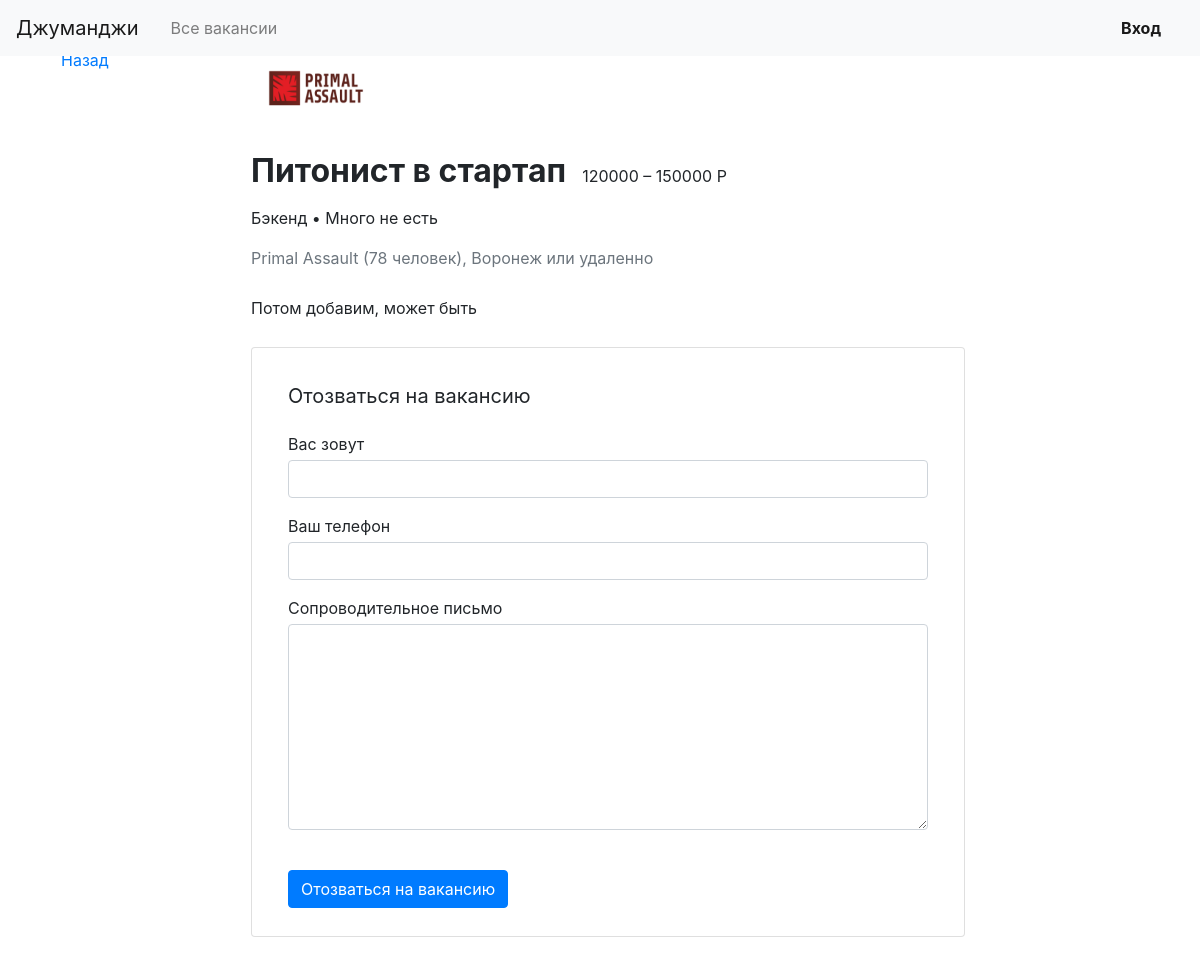
The app's page /vacancies/5/ with its own data.
### vacancies/models.py (models this page shows, shortened)
class Vacancy(models.Model):
    title = models.CharField(max_length=100)
    specialty = models.ForeignKey(Specialty, on_delete=models.CASCADE, related_name='vacancies')
    company = models.ForeignKey(Company, on_delete=models.CASCADE, related_name='vacancies')
    skills = models.CharField(max_length=100, blank=True)
    description = models.TextField(max_length=200, blank=True)
    salary_min = models.DecimalField(decimal_places=2, max_digits=15, blank=True)
    salary_max = models.DecimalField(decimal_places=2, max_digits=15, blank=True)
    published_at = models.DateField(auto_now=True)

class Company(models.Model):
    name = models.CharField(max_length=100)
    location = models.CharField(max_length=100)
    logo = models.ImageField(upload_to=MEDIA_COMPANY_IMAGE_DIR)
    description = models.TextField(max_length=200)
    employee_count = models.IntegerField()
    owner = models.OneToOneField(get_user_model(),
                                 on_delete=models.PROTECT, null=True, blank=True, related_name='company')

class Specialty(models.Model):
    FRONTEND = 'frontend'
    BACKEND = 'backend'
    GAMEDEV = 'gamedev'
    DEVOPS = 'devops'
    DESIGN = 'design'
    PRODUCTS = 'products'
    MANAGEMENT = 'management'
    TESTING = 'testing'
    CHOICES = [
        (None, '--- Выберите специализацию ---'),
        (FRONTEND, 'Фронтенд разработка'),
        (BACKEND, 'Бэкенд разработка'),
        (GAMEDEV, 'Разработка игр'),
        (DEVOPS, 'Девопс'),
        (DESIGN, 'Дизайн'),
        (PRODUCTS, 'Продукты'),
        (MANAGEMENT, 'Менеджмент'),
        (TESTING, 'Тестирование'),
    ]
    code = models.SlugField(unique=True)
    title = models.CharField(max_length=100)
    picture = models.ImageField(upload_to=MEDIA_SPECIALITY_IMAGE_DIR)

### vacancies/views.py (the view, shortened to what this page needs)
# urls.py: path('vacancies/<int:vacancy_id>/', views.VacancyView.as_view(), name='vacancy_info'),
class VacancyView(TemplateView):
    template_name = "vacancies/vacancy.html"
    def get_context_data(self, vacancy_id, **kwargs):
        context = super(VacancyView, self).get_context_data(**kwargs)
        if vacancy_id is None:
            raise Http404
        vacancy = Vacancy.objects.get(id=vacancy_id)
        context['form'] = ApplicationForm()
        context['vacancy'] = vacancy
        context['title_left'] = 'Вакансия'
        return context

### vacancies/forms.py
class ApplicationForm(forms.ModelForm):
    class Meta:
        model = Application
        fields = ['written_username', 'written_phone', 'written_cover_letter']

### vacancies/context_processors.py (called while the page is built)
def common_data(request):
    return {
        "title": "Джуманджи",
    }

### vacancies/templatetags/my_extras.py (called while the page is built)
@register.simple_tag
def word_by_number(number, s1, s2, s3, show_number=True):
    s = s3
    remainder = number % 100
    if remainder not in range(5, 20):
        remainder %= 10
        if remainder in (2, 3, 4):
            s = s2
        elif remainder == 1:
            s = s1
    if show_number:
        s = str(number) + " " + s
    return s

@register.simple_tag
def people_by_number(number, show_number=True, ):
    return word_by_number(number, 'человек', 'человека', 'человек', show_number)

### vacancies/templates/vacancies/vacancy.html (shortened to what this page needs)
{% extends "vacancies/base.html" %}
{% load my_extras %}
{% block content %}
  <main class="container mt-3 pb-5">
    <div class="row mt-5">
      <div class="col-12 col-lg-2">
        <div class="pl-3 mb-5">
          <p><a href="#">Назад</a></p>
        </div>
      </div>
      <div class="col-12 col-lg-8">
        <section class="pl-3">
          <a href="{% url 'company_vacancies' vacancy.company.id %}"><img src="{% if vacancy.company.logo %}{{ vacancy.company.logo.url }}{% endif %} " width="130" height="80" alt="{{ vacancy.company.name }}"></a>
          <div class="d-flex align-items-baseline align-content-baseline">
            <h1 class="h2 mt-4 font-weight-bold" >{{ vacancy.title }}</h1>
            <p class="m-0 pl-3">{{ vacancy.salary_min|floatformat }} – {{ vacancy.salary_max|floatformat }} Р</p>
          </div>
          <p class="mt-2">{{ vacancy.specialty.title }} {% if vacancy.skills %} • {{ vacancy.skills }}{% endif %}</p>
          <p class="text-muted mb-4">{{ vacancy.company.name }} ({% people_by_number vacancy.company.employee_count %}), {{ vacancy.company.location }} или удаленно</p>
          <div style="line-height: 1.8;">
            <p>{{ vacancy.description }}</p>
          </div>
          <form action="{% url 'vacancy_info' vacancy.id %}" class="card mt-4 mb-3" method="post">{% csrf_token %}
            <div class="card-body mx-3">
              <p class="h5 mt-3 font-weight-normal">Отозваться на вакансию</p>
              <div class="form-group">
                <label class="mb-1 mt-2" for="userName">Вас зовут</label>
                <input class="form-control" type="text" placeholder="" id="userName" name="{{ form.written_username.html_name }}" value="{{ user.get_full_name }}">
              </div>
              <div class="form-group">
                <label class="mb-1" for="userPhone">Ваш телефон</label>
                <input class="form-control" type="tel" placeholder="" id="userPhone" name="{{ form.written_phone.html_name }}">
              </div>
              <div class="form-group">
                <label class="mb-1" for="userMsg" >Сопроводительное письмо</label>
                <textarea class="form-control" rows="8" id="userMsg" name="{{ form.written_cover_letter.html_name }}"></textarea>
              </div>
              <input type="submit" class="btn btn-primary mt-4 mb-2" value="Отозваться на вакансию">
            </div>
          </form>
        </section>
      </div>
    </div>
  </main>
{% endblock content %}

### records on screen
Vacancy: company.logo (picture), title "Питонист в стартап", salary_min "120000", salary_max "150000", specialty "Бэкенд", skills "Много не есть", company.name "Primal Assault", company.employee_count "78 человек", company.location "Воронеж", description "Потом добавим, может быть"

### other values on screen
{{ title }} "Джуманджи"
